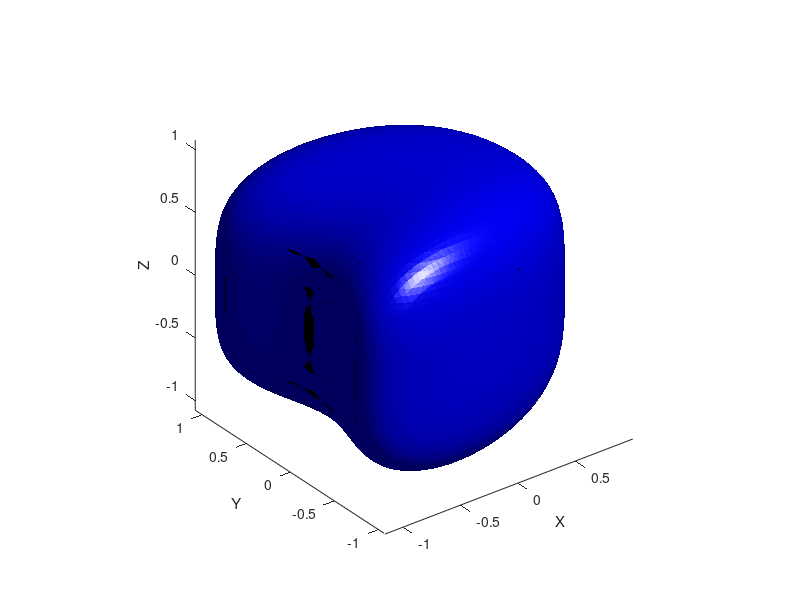

The MATLAB source for this figure: (Note: this script raises an error after producing the figure.)
%%% DRAW S
f= @(x,y,z) x.^2 + x.*y.^2 + y.^4 + z.^4;
minx = -2; maxx = 2;
miny = -2; maxy = 2;
minz = -2; maxz = 2;
N = 100;
xv = linspace(minx, maxx, N);
yv = linspace(miny, maxy, N);
zv = linspace(minz, maxz, N);
[X, Y, Z] = meshgrid(xv, yv, zv);
D = f(X, Y, Z);
%cla
p1 = patch(isosurface(X, Y, Z, D, 1));
set(p1, 'FaceColor','b', 'FaceAlpha',.1, 'EdgeAlpha',.0)
xlabel('X');
ylabel('Y');
zlabel('Z');
view(3)
%axis vis3d
%colormap winter
camlight
hold on 

%%% DRAW Contours
minx = -2; maxx = 2;
miny = -2; maxy = 2;
minz = -2; maxz = 2;
N = 20;
xv = linspace(minx, maxx, N);
yv = linspace(miny, maxy, N);
zv = linspace(minz, maxz, N);
[X, Y, Z] = meshgrid(xv, yv, zv);
D = f(X, Y, Z);
p3 = patch(isosurface(X, Y, Z, D, 1));
set(p3, 'FaceAlpha',.0, 'EdgeAlpha',.15)
axis equal


%%% DRAW F
minx = -0.5; maxx = 0.5;
miny = -0.5; maxy = 0.5;
minz = 0; maxz = 2;
N = 300;
xv = linspace(minx, maxx, N);
yv = linspace(miny, maxy, N);
zv = linspace(minz, maxz, N);
[X, Y, Z] = meshgrid(xv, yv, zv);
D = f(X, Y, Z);
p2 = patch(isosurface(X, Y, Z, D, 1));
set(p2,'FaceColor','b', 'FaceAlpha',1, 'EdgeAlpha',.0);

%%% DRAW smaller Fs
for t = 0.000:0.00001:0.001
    x = p2.XData;
    y = p2.YData;
    z = p2.ZData;
    x = x(1:end, 1:2000:end);
    y = y(1:end, 1:2000:end);
    z = z(1:end, 1:2000:end);
    x = t^(1/2).*x;
    y = t^(1/4).*y;
    z = t^(1/4).*z;
    surf(x,y,z, 'Marker', '.', 'MarkerEdgeColor','r', 'MarkerSize',0.25, 'FaceAlpha', 0, 'EdgeAlpha', 0);
    %set(p2, 'Marker','.' , 'FaceColor','r', 'FaceAlpha',.0, 'EdgeAlpha',.0);
end
for t = 0.000:0.0002:0.07
    x = p2.XData;
    y = p2.YData;
    z = p2.ZData;
    x = x(1:end, 1:1000:end);
    y = y(1:end, 1:1000:end);
    z = z(1:end, 1:1000:end);
    x = t^(1/2).*x;
    y = t^(1/4).*y;
    z = t^(1/4).*z;
    surf(x,y,z, 'Marker', '.', 'MarkerEdgeColor','r', 'MarkerSize',0.25, 'FaceAlpha', 0, 'EdgeAlpha', 0);
    %set(p2, 'Marker','.' , 'FaceColor','r', 'FaceAlpha',.0, 'EdgeAlpha',.0);
end
for t = 0.001:0.0010:0.95
    x = p2.XData;
    y = p2.YData;
    z = p2.ZData;
    x = x(1:end, 1:100:end);
    y = y(1:end, 1:100:end);
    z = z(1:end, 1:100:end);
    x = t^(1/2).*x;
    y = t^(1/4).*y;
    z = t^(1/4).*z;
    surf(x,y,z, 'Marker', '.', 'MarkerEdgeColor','r', 'MarkerSize',0.5, 'FaceAlpha', 0, 'EdgeAlpha', 0);
    %set(p2, 'Marker','.' , 'FaceColor','r', 'FaceAlpha',.0, 'EdgeAlpha',.0);
end














%%%%%%%%%%%%%%%%%%%%%%%%%%%%%%%%%%

% draw first line
N = 1000 ;
t = linspace(0,1,N) ;
x = 0.5.*t.^(1/2);
y = 0.5.*t.^(1/4) ;
z = 0.8612.*t.^(1/4);
plot3(x,y,z, '-', 'Color','k', 'LineWidth',2)

% draw second line
N = 1000 ;
t = linspace(0,1,N) ;
x = -0.5.*t.^(1/2);
y = 0.5.*t.^(1/4) ;
z = 0.9494.*t.^(1/4);
plot3(x,y,z, '-', 'Color','k', 'LineWidth',2)

% draw third line
N = 1000 ;
t = linspace(0,1,N) ;
x = -0.5.*t.^(1/2);
y = -0.5.*t.^(1/4) ;
z = 0.9494.*t.^(1/4);
plot3(x,y,z, '-', 'Color','k', 'LineWidth',2)

% draw fourth line
N = 1000 ;
t = linspace(0,1,N) ;
x = 0.5.*t.^(1/2);
y = -0.5.*t.^(1/4) ;
z = 0.8659.*t.^(1/4);
plot3(x,y,z, '-', 'Color','k', 'LineWidth',2)


%%% annotate
text(-0.5,0, 1.5,'$$F$$','FontSize',22, 'Interpreter','latex')
text(-1.25,0, 0.5, '$$S$$','FontSize',22, 'Interpreter','latex')
text(-0.5,-0.8, 0.9, '$$\tilde{F} $$','FontSize',22, 'Interpreter','latex')
text(-.05,-.05, -0.05, '$$ O $$','FontSize',22, 'Interpreter','latex')

A = [-1.5,1,-1];
point1 = [0.5,0,0]+A;
point2 = [0,0.5,0]+A;
point3 = [0 0 0.5]+A;
origin = [0,0,0]+A;
plot3([origin(1) point1(1)],[origin(2) point1(2)],[origin(3) point1(3)],'LineWidth',2, 'Color','k');
plot3([origin(1) point2(1)],[origin(2) point2(2)],[origin(3) point2(3)],'LineWidth',2, 'Color','k');
plot3([origin(1) point3(1)],[origin(2) point3(2)],[origin(3) point3(3)],'LineWidth',2, 'Color','k');
text(-0.95, 1, -1 ,'$$x$$','FontSize',16, 'Interpreter','latex')
text(-1.5,1, -0.4, '$$z$$','FontSize',16, 'Interpreter','latex')
text(-1.5,1.66, -1, '$$y $$','FontSize',16, 'Interpreter','latex')
% box on
ax = gca
ax.Visible = 'off'
